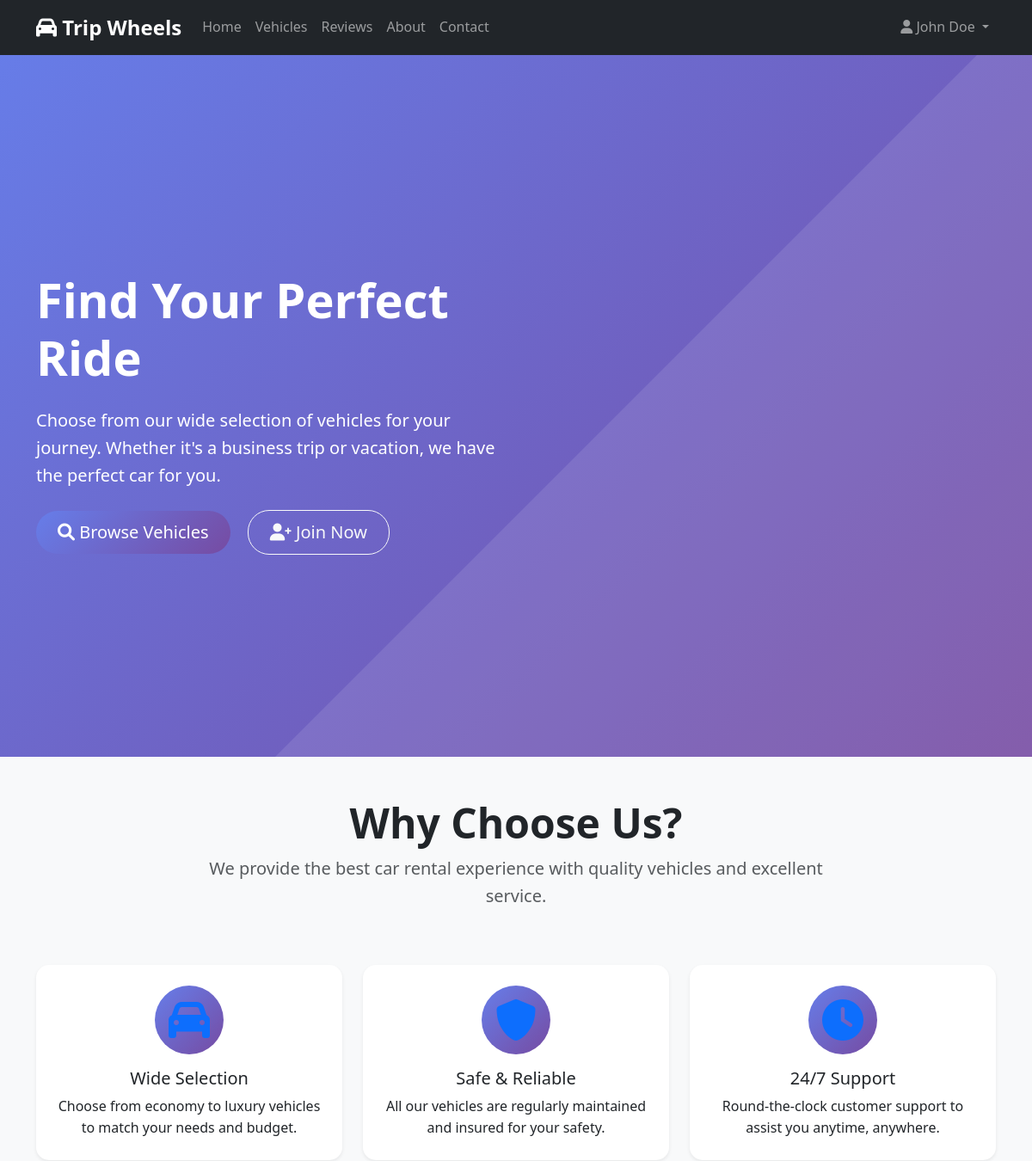
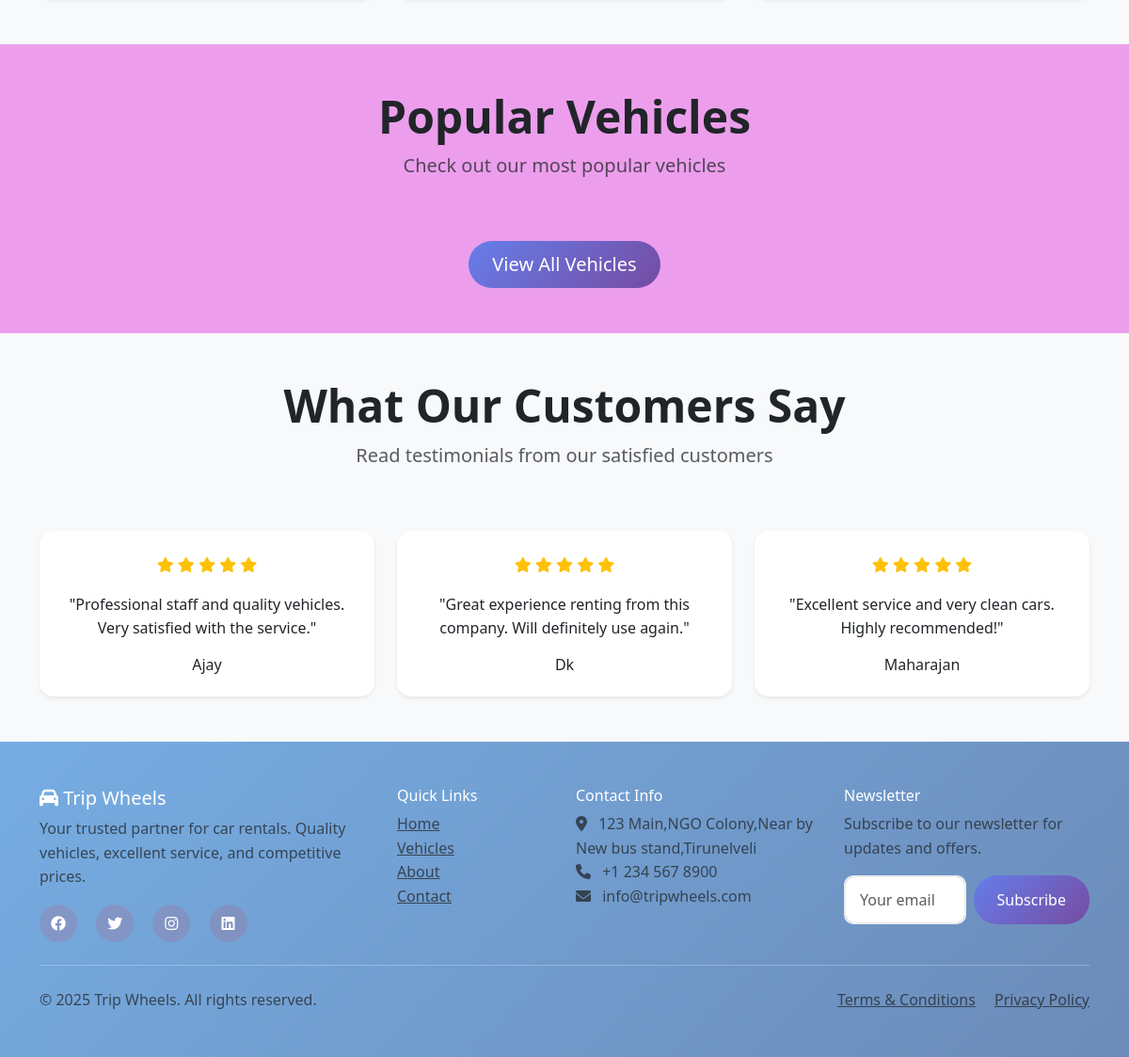
The page /user/index.php (signed in) on the database its author committed (2 pictures, top to bottom).
### tables this page shows
CREATE TABLE testimonials (
    id INT PRIMARY KEY AUTO_INCREMENT,
    user_id INT,
    customer_name VARCHAR(100) NOT NULL,
    message TEXT NOT NULL,
    rating INT DEFAULT 5,
    status ENUM('active', 'inactive') DEFAULT 'active',
    created_at TIMESTAMP DEFAULT CURRENT_TIMESTAMP,
    FOREIGN KEY (user_id) REFERENCES users1(id) ON DELETE SET NULL
);

### user/index.php (the view, shortened to what this page needs)
<?php
include '../config/database.php';
?>
<!DOCTYPE html>
<html lang="en">
<head>
    <link href="https://cdn.jsdelivr.net/npm/bootstrap@5.3.0/dist/css/bootstrap.min.css" rel="stylesheet">
    <link href="https://cdnjs.cloudflare.com/ajax/libs/font-awesome/6.0.0/css/all.min.css" rel="stylesheet">
    <link href="../assets/css/style.css" rel="stylesheet">
</head>
<body>
    <nav class="navbar navbar-expand-lg navbar-dark bg-dark fixed-top">
        <div class="container">
            <a class="navbar-brand" href="index.php">
                <i class="fas fa-car"></i> Trip Wheels
            </a>
            <div class="collapse navbar-collapse" id="navbarNav">
                <ul class="navbar-nav me-auto">
                    <li class="nav-item">
                        <a class="nav-link" href="index.php">Home</a>
                    </li>
                    <li class="nav-item">
                        <a class="nav-link" href="vehicles.php">Vehicles</a>
                    </li>
                    <li class="nav-item">
                        <a class="nav-link" href="all_feedback.php">Reviews</a>
                    </li>
                    <li class="nav-item">
                        <a class="nav-link" href="about.php">About</a>
                    </li>
                    <li class="nav-item">
                        <a class="nav-link" href="contact.php">Contact</a>
                    </li>
                </ul>
                <ul class="navbar-nav">
                    <?php if(isset($_SESSION['user_id'])): ?>
                        <li class="nav-item dropdown">
                            <a class="nav-link dropdown-toggle" href="#" id="navbarDropdown" role="button" data-bs-toggle="dropdown">
                                <i class="fas fa-user"></i> <?php echo $_SESSION['user_name']; ?>
                            </a>
                        </li>
                    <?php endif; ?>
                </ul>
            </div>
        </div>
    </nav>
    <section class="hero-section">
        <div class="container">
            <div class="row align-items-center min-vh-100">
                <div class="col-lg-6">
                    <h1 class="display-4 fw-bold text-white mb-4">
                        Find Your Perfect Ride
                    </h1>
                    <p class="lead text-white mb-4">
                        Choose from our wide selection of vehicles for your journey.
                        Whether it's a business trip or vacation, we have the perfect car for you.
                    </p>
                    <a href="vehicles.php" class="btn btn-primary btn-lg me-3">
                        <i class="fas fa-search"></i> Browse Vehicles
                    </a>
                    <a href="register.php" class="btn btn-outline-light btn-lg">
                        <i class="fas fa-user-plus"></i> Join Now
                    </a>
                </div>
            </div>
        </div>
    </section>
    <section class="py-5 bg-light">
        <div class="container">
            <div class="row text-center mb-5">
                <div class="col-lg-8 mx-auto">
                    <h2 class="display-5 fw-bold">Why Choose Us?</h2>
                    <p class="lead text-muted">We provide the best car rental experience with quality vehicles and excellent service.</p>
                </div>
            </div>
            <div class="row g-4">
                <div class="col-md-4">
                    <div class="card h-100 border-0 shadow-sm">
                        <div class="card-body text-center p-4">
                            <div class="feature-icon mb-3">
                                <i class="fas fa-car text-primary fa-3x"></i>
                            </div>
                            <h5 class="card-title">Wide Selection</h5>
                            <p class="card-text">Choose from economy to luxury vehicles to match your needs and budget.</p>
                        </div>
                    </div>
                </div>
                <div class="col-md-4">
                    <div class="card h-100 border-0 shadow-sm">
                        <div class="card-body text-center p-4">
                            <div class="feature-icon mb-3">
                                <i class="fas fa-shield-alt text-primary fa-3x"></i>
                            </div>
                            <h5 class="card-title">Safe & Reliable</h5>
                            <p class="card-text">All our vehicles are regularly maintained and insured for your safety.</p>
                        </div>
                    </div>
                </div>
                <div class="col-md-4">
                    <div class="card h-100 border-0 shadow-sm">
                        <div class="card-body text-center p-4">
                            <div class="feature-icon mb-3">
                                <i class="fas fa-clock text-primary fa-3x"></i>
                            </div>
                            <h5 class="card-title">24/7 Support</h5>
                            <p class="card-text">Round-the-clock customer support to assist you anytime, anywhere.</p>
                        </div>
                    </div>
                </div>
            </div>
        </div>
    </section>
    <section class="py-5">
        <div class="container">
            <div class="row text-center mb-5">
                <div class="col-lg-8 mx-auto">
                    <h2 class="display-5 fw-bold">Popular Vehicles</h2>
                    <p class="lead text-muted">Check out our most popular vehicles</p>
                </div>
            </div>
            <div class="text-center mt-4">
                <a href="vehicles.php" class="btn btn-primary btn-lg">View All Vehicles</a>
            </div>
        </div>
    </section>
    <section class="py-5 bg-light">
        <div class="container">
            <div class="row text-center mb-5">
                <div class="col-lg-8 mx-auto">
                    <h2 class="display-5 fw-bold">What Our Customers Say</h2>
                    <p class="lead text-muted">Read testimonials from our satisfied customers</p>
                </div>
            </div>
            <div class="row g-4">
                <?php
                $query = "SELECT * FROM testimonials WHERE status = 'active' ORDER BY id DESC LIMIT 3";
                $result = mysqli_query($conn, $query);
                while($testimonial = mysqli_fetch_assoc($result)):
                ?>
                <div class="col-lg-4">
                    <div class="card h-100 border-0 shadow-sm">
                        <div class="card-body text-center p-4">
                            <div class="mb-3">
                                <i class="fas fa-star text-warning"></i>
                                <i class="fas fa-star text-warning"></i>
                                <i class="fas fa-star text-warning"></i>
                                <i class="fas fa-star text-warning"></i>
                                <i class="fas fa-star text-warning"></i>
                            </div>
                            <p class="card-text">"<?php echo $testimonial['message']; ?>"</p>
                            <h6 class="card-title mb-0"><?php echo $testimonial['customer_name']; ?></h6>
                        </div>
                    </div>
                </div>
                <?php endwhile; ?>
            </div>
        </div>
    </section>
    <footer class="bg-dark text-white py-5">
        <div class="container">
            <div class="row g-4">
                <div class="col-lg-4">
                    <h5><i class="fas fa-car"></i> Trip Wheels</h5>
                    <p class="text-muted">Your trusted partner for car rentals. Quality vehicles, excellent service, and competitive prices.</p>
                    <div class="social-links">
                        <a href="#" class="text-white me-3"><i class="fab fa-facebook"></i></a>
                        <a href="#" class="text-white me-3"><i class="fab fa-twitter"></i></a>
                        <a href="#" class="text-white me-3"><i class="fab fa-instagram"></i></a>
                        <a href="#" class="text-white"><i class="fab fa-linkedin"></i></a>
                    </div>
                </div>
                <div class="col-lg-2">
                    <h6>Quick Links</h6>
                    <ul class="list-unstyled">
                        <li><a href="index.php" class="text-muted">Home</a></li>
                        <li><a href="vehicles.php" class="text-muted">Vehicles</a></li>
                        <li><a href="about.php" class="text-muted">About</a></li>
                        <li><a href="contact.php" class="text-muted">Contact</a></li>
                    </ul>
                </div>
                <div class="col-lg-3">
                    <h6>Contact Info</h6>
                    <ul class="list-unstyled text-muted">
                        <li><i class="fas fa-map-marker-alt me-2"></i> 123 Main,NGO Colony,Near by New bus stand,Tirunelveli  </li>
                        <li><i class="fas fa-phone me-2"></i> +1 234 567 8900</li>
                        <li><i class="fas fa-envelope me-2"></i> info@tripwheels.com</li>
                    </ul>
                </div>
                <div class="col-lg-3">
                    <h6>Newsletter</h6>
                    <p class="text-muted">Subscribe to our newsletter for updates and offers.</p>
                    <form class="d-flex">
                        <input type="email" class="form-control me-2" placeholder="Your email">
                        <button type="submit" class="btn btn-primary">Subscribe</button>
                    </form>
                </div>
            </div>
            <hr class="my-4">
            <div class="row">
                <div class="col-md-6">
                    <p class="text-muted mb-0">&copy; 2025 Trip Wheels. All rights reserved.</p>
                </div>
                <div class="col-md-6 text-md-end">
                    <a href="terms.php" class="text-muted me-3">Terms & Conditions</a>
                    <a href="privacy.php" class="text-muted">Privacy Policy</a>
                </div>
            </div>
        </div>
    </footer>
</body>
</html>

### assets/css/style.css (style rules this page uses)
body { font-family: 'Segoe UI', Tahoma, Geneva, Verdana, sans-serif; line-height: 1.6; background-color: rgb(236, 158, 236); }
.hero-section { background: linear-gradient(135deg, #667eea 0%, #764ba2 100%); padding-top: 80px; position: relative; overflow: hidden; }
.hero-section::before { content: ''; position: absolute; top: 0; left: 0; right: 0; bottom: 0; background-size: cover; }
.hero-section .container { position: relative; z-index: 2; }
.navbar-brand { font-weight: bold; font-size: 1.5rem; }
.navbar-nav .nav-link { font-weight: 500; transition: color 0.3s ease; }
.card { transition: transform 0.3s ease, box-shadow 0.3s ease; border-radius: 15px; overflow: hidden; }
.feature-icon { width: 80px; height: 80px; margin: 0 auto; display: flex; align-items: center; justify-content: center; border-radius: 50%; background: linear-gradient(135deg, #667eea 0%, #764ba2 100%); color: white; }
.btn { border-radius: 25px; padding: 10px 25px; font-weight: 500; transition: all 0.3s ease; }
.btn-primary { background: linear-gradient(135deg, #667eea 0%, #764ba2 100%); border: none; }
.form-control { border-radius: 10px; border: 2px solid #e9ecef; padding: 12px 15px; transition: border-color 0.3s ease; }
footer { background: linear-gradient(135deg, #76ade3 0%, #6c8bb8 100%); }
.social-links a { display: inline-block; width: 40px; height: 40px; line-height: 40px; text-align: center; border-radius: 50%; background: rgba(255, 4, 4, 0.1); transition: all 0.3s ease; }

### rows shown on the page
testimonials: message "Professional staff and quality vehicles. Very satisfied with the service.", customer_name "Ajay"
testimonials: message "Great experience renting from this company. Will definitely use again.", customer_name "Dk"
testimonials: message "Excellent service and very clean cars. Highly recommended!", customer_name "Maharajan"

### other values the page prints
$_SESSION['user_name'] "John Doe"
